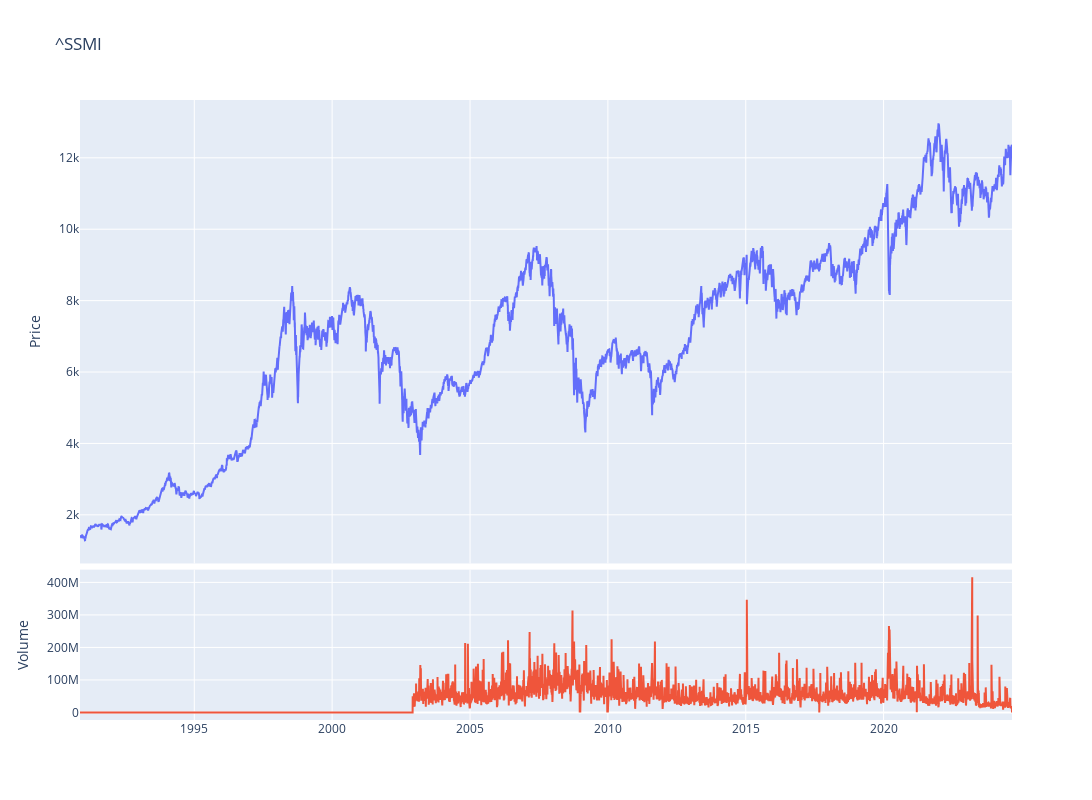

The code cell stored with this chart in its notebook:
### Code cell
fig = make_subplots(rows=4, cols=1,shared_xaxes=True,vertical_spacing=0.01,specs=[[{'rowspan':3,'colspan':1}],[None],[None],[{'rowspan':1,'colspan':1}]])

# Graph (1,1)
fig.add_trace(go.Scatter(x=stock_ticker.index,y=stock_ticker['Adj Close'],mode="lines",name=f"{ticker}"),row=1, col=1)
# Update xaxis properties
fig.update_yaxes(title_text="Price", row=1, col=1)

# Graph (4,1)
fig.add_trace(go.Scatter(x=stock_ticker.index,y=stock_ticker['Volume'],mode="lines",name='Volume'),row=4, col=1)
fig.update_yaxes(title_text="Volume", row=4, col=1)

fig.update_layout(height=800, width=1300,showlegend=False,title=f"{ticker}")

fig.show()

### Figure 1 — Plotly figure (JSON) as saved in the notebook; plotly's stock layout.template omitted (floating-point values rounded to 4 significant figures; data arrays with more than 128 entries replaced by an {"elided": "..."} marker saying what was removed)
{"data": [{"mode": "lines", "name": "^SSMI", "type": "scatter", "x": {"elided": "8490 str values"}, "xaxis": "x", "y": {"elided": "8490 float values"}, "yaxis": "y"}, {"mode": "lines", "name": "Volume", "type": "scatter", "x": {"elided": "8490 str values"}, "xaxis": "x2", "y": {"elided": "8490 int values"}, "yaxis": "y2"}], "layout": {"height": 800, "showlegend": false, "title": {"text": "^SSMI"}, "width": 1300, "xaxis": {"anchor": "y", "domain": [0, 1], "matches": "x2", "showticklabels": false}, "xaxis2": {"anchor": "y2", "domain": [0, 1]}, "yaxis": {"anchor": "x", "domain": [0.2525, 1], "title": {"text": "Price"}}, "yaxis2": {"anchor": "x2", "domain": [0, 0.2425], "title": {"text": "Volume"}}}}
